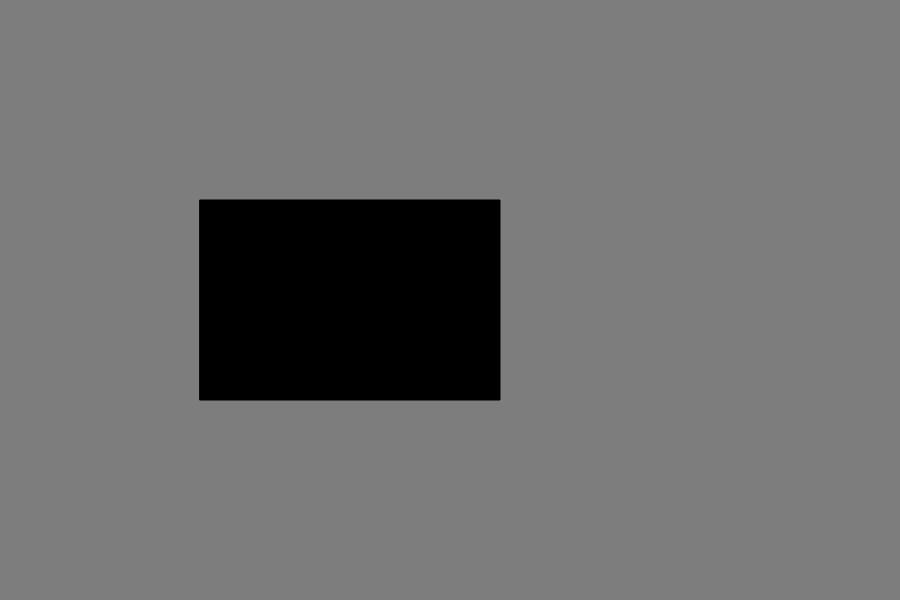
Frame 1 (no input)
Frame 60 (no input): identical to frame 1, image omitted
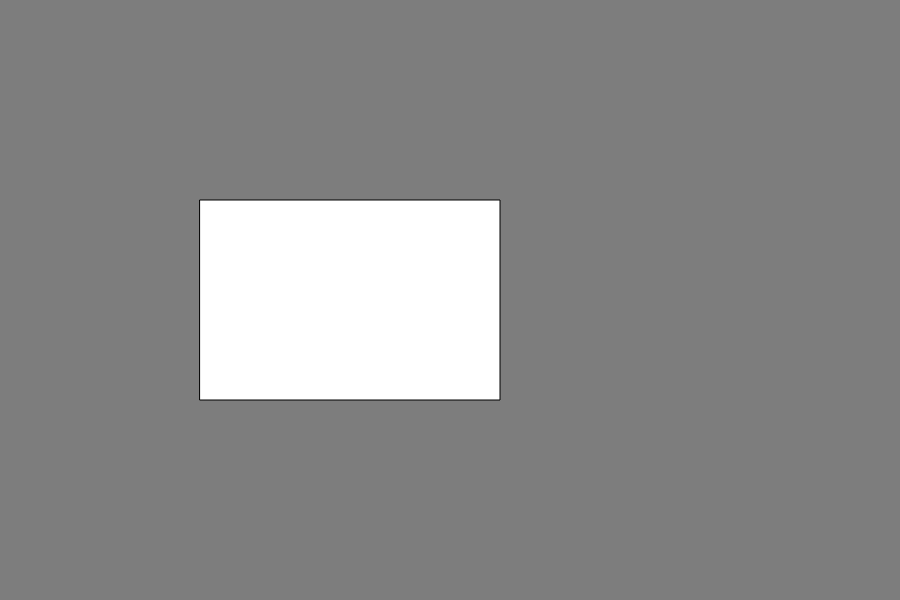
Frame 120 (the mouse pressed at the canvas centre since frame 60)

The p5.js sketch that drew these frames (run headless with seeded random() and noise() and a simulated clock; from frame 60 on, the mouse is pressed at the canvas centre):

// p5.js sketch
// ── sketch.js
//////////////////////////////////////////////////
// COURSERA GRAPHICS PROGRAMMING
//////////////////////////////////////////////////
var state = false;
var locX = 200;
var locY = 200;
var w = 300;
var h = 200;

function setup() {
  createCanvas(900, 600);
}

function draw() {
  background(125);

  if (state) fill(255);
  else fill(0);

  rect(locX, locY, w, h);
}

function mousePressed(){
  if (mouseX > locX && mouseX < locX + w &&
      mouseY > locY && mouseY < locY + h)
      {
          state = !state;
      }
}
